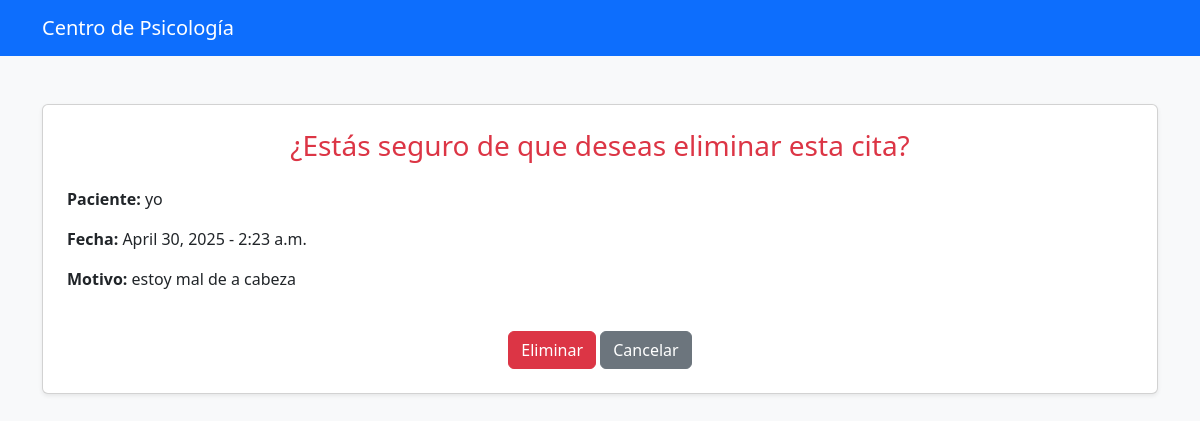
The page /citas/eliminar/6/ (signed in) on the database its author committed.
### Citas/models.py (models this page shows, shortened)
class Cita(models.Model):
    nombre_paciente = models.CharField(max_length=100)
    telefono_paciente = models.CharField(max_length=20)
    fecha = models.DateField()
    hora = models.TimeField()
    motivo = models.TextField(blank = True, null = True)
    recepcionista = models.ForeignKey(Recepcionista, on_delete=models.CASCADE)

### Citas/views.py (the view)
# urls.py: path('eliminar/<int:cita_id>/', views.eliminar_cita, name='eliminar_cita'),
@login_required
def eliminar_cita(request, cita_id):
    cita = get_object_or_404(Cita, id=cita_id, recepcionista=request.user) # Asegurarse de que el recepcionista es el dueño de la cita
    if request.method == 'POST':
        cita.delete()
        return redirect('lista_citas')
    return render(request, 'eliminar_cita.html', {'cita': cita})

### Citas/Templates/eliminar_cita.html (shortened to what this page needs)
{% load static %}
<!DOCTYPE html>
<html lang="es">
<head>
    <link rel="stylesheet" href="https://cdn.jsdelivr.net/npm/bootstrap@5.3.0/dist/css/bootstrap.min.css">
</head>
<body class="bg-light">
    <nav class="navbar navbar-expand-lg navbar-dark bg-primary">
        <div class="container">
            <a class="navbar-brand" href="{% url 'home' %}">Centro de Psicología</a>
        </div>
    </nav>
<div class="container py-5">
    <div class="card shadow-sm p-4">
        <h3 class="mb-4 text-center text-danger">¿Estás seguro de que deseas eliminar esta cita?</h3>
        <p><strong>Paciente:</strong> {{ cita.nombre_paciente }}</p>
        <p><strong>Fecha:</strong> {{ cita.fecha }} - {{ cita.hora }}</p>
        <p><strong>Motivo:</strong> {{ cita.motivo|default:"(Sin motivo)" }}</p>
        <form method="POST" class="mt-4 text-center">
            <button type="submit" class="btn btn-danger">Eliminar</button>
            <a href="{% url 'lista_citas' %}" class="btn btn-secondary">Cancelar</a>
        </form>
    </div>
</div>
</body>
</html>

### rows shown on the page
Cita: nombre_paciente "yo", fecha "April 30, 2025", hora "2:23 a.m.", motivo "estoy mal de a cabeza"
